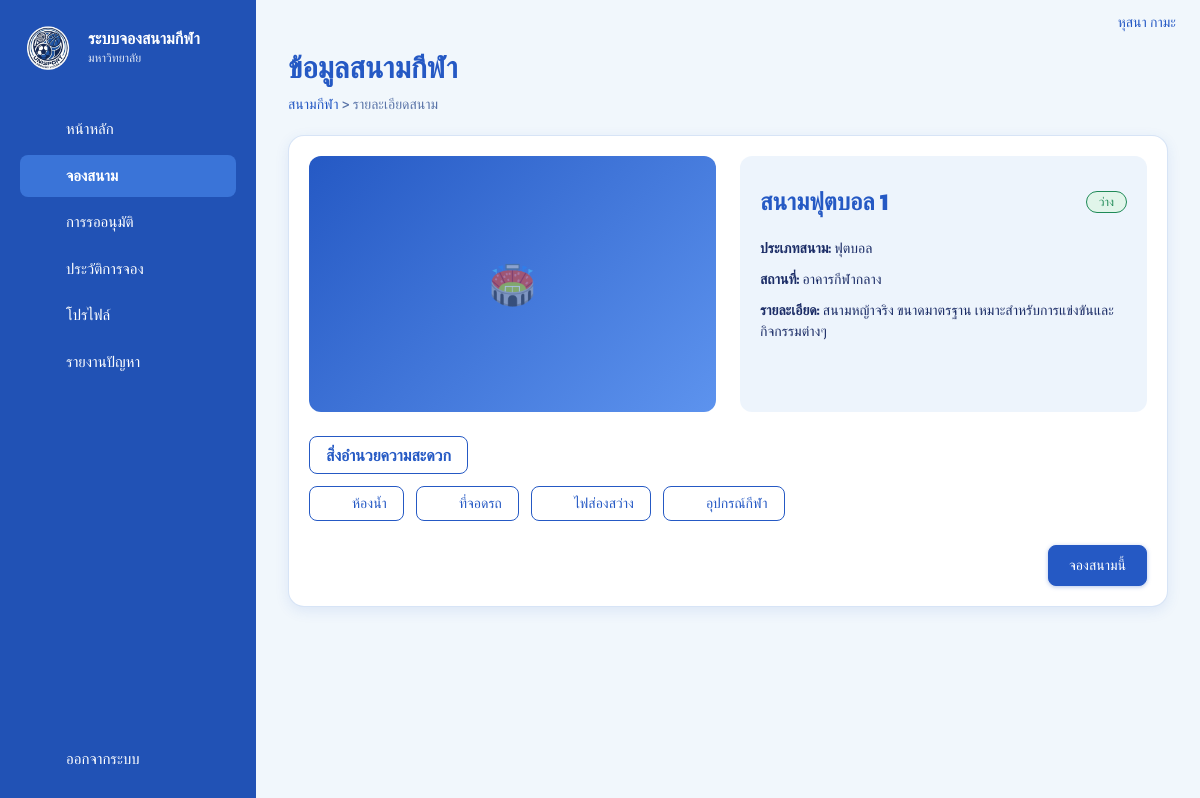
Screenshot of /unisport/field.php?id=1 (signed in) with the database file from the repository.
### tables this page shows
CREATE TABLE `users` (
  `id` int(10) UNSIGNED NOT NULL,
  `member_code` varchar(30) DEFAULT NULL,
  `first_name` varchar(60) NOT NULL,
  `last_name` varchar(60) NOT NULL DEFAULT '',
  `email` varchar(255) NOT NULL,
  `username` varchar(30) DEFAULT NULL,
  `phone` varchar(20) DEFAULT NULL,
  `avatar_url` varchar(500) DEFAULT NULL,
  `password_hash` varchar(255) NOT NULL,
  `role` enum('user','admin') NOT NULL DEFAULT 'user',
  `created_at` timestamp NOT NULL DEFAULT current_timestamp()
);

CREATE TABLE `fields` (
  `id` int(10) UNSIGNED NOT NULL,
  `code` varchar(10) NOT NULL,
  `name` varchar(80) NOT NULL,
  `sport_type` varchar(40) NOT NULL,
  `location` varchar(120) DEFAULT NULL,
  `description` text DEFAULT NULL,
  `image_url` varchar(500) DEFAULT NULL,
  `facilities` varchar(255) NOT NULL DEFAULT '',
  `status` enum('available','unavailable','maintenance') NOT NULL DEFAULT 'available',
  `created_at` timestamp NOT NULL DEFAULT current_timestamp()
);

### unisport/field.php (the view, shortened to what this page needs)
<?php
require __DIR__ . '/includes/bootstrap.php';
require __DIR__ . '/includes/layout.php';
require_login();
$f = fetch_one('SELECT * FROM fields WHERE id = ?', [(int)get('id')]);
shell_start('ข้อมูลสนามกีฬา', 'book');
page_title('ข้อมูลสนามกีฬา', '<a href="' . h(url('book.php')) . '">สนามกีฬา</a> &gt; รายละเอียดสนาม');
if (!$f): ?>
  <div class="card pad center muted">ไม่พบสนามนี้ <a href="<?= h(url('book.php')) ?>">กลับไปเลือกสนาม</a></div>
<?php else: ?>
  <div class="card pad">
    <div class="grid g2" style="gap:24px">
      <?= thumb($f['image_url'], $f['name'], 'h64 rounded') ?>
      <div class="detail-box">
        <div class="row-line" style="border:0"><h2 style="font-size:24px;color:var(--primary)"><?= h($f['name']) ?></h2><?= pill(FIELD_STATUS, $f['status']) ?></div>
        <p><b>ประเภทสนาม:</b> <?= h($f['sport_type']) ?></p>
        <p><b>สถานที่:</b> <?= h($f['location'] ?: '-') ?></p>
        <p><b>รายละเอียด:</b> <?= h($f['description'] ?: '-') ?></p>
      </div>
    </div>
    <span class="tag">สิ่งอำนวยความสะดวก</span>
    <div style="display:flex;flex-wrap:wrap;gap:12px;margin-top:12px">
      <?php $fac = facilities_list($f['facilities']); foreach ($fac as $x): ?>
        <span class="facility-chip"><?= nav_icon(FACILITY_ICONS[$x] ?? 'check-circle') ?> <?= h($x) ?></span>
      <?php endforeach; ?>
    </div>
    <div class="right" style="margin-top:24px">
      <?php if ($f['status'] === 'available'): ?>
        <a class="btn" href="<?= h(url('book.php?field=' . (int)$f['id'])) ?>">จองสนามนี้</a>
      <?php else: ?>
        <span style="color:var(--danger);font-size:14px">สนามนี้ยังไม่เปิดให้จองในขณะนี้</span>
      <?php endif; ?>
    </div>
  </div>
<?php endif;
shell_end();

### unisport/includes/layout.php (shortened to what this page needs)
<?php
function asset(string $p): string
{
    $file = ROOT_DIR . '/assets/' . ltrim($p, '/');
    return url('assets/' . ltrim($p, '/')) . (is_file($file) ? '?v=' . filemtime($file) : '');
}
function page_head(string $title, string $bodyClass = ''): void
{
    ?>
<!doctype html>
<html lang="th">
<head>
<link rel="stylesheet" href="<?= h(asset('css/style.css')) ?>">
</head>
<body class="<?= h($bodyClass) ?>">
<?php
}
function page_foot(): void
{
    ?>
</body>
</html>
<?php
}
function brand(string $title = APP_NAME, string $sub = 'มหาวิทยาลัย'): string
{
  return '<div class="brand"><img class="brand-logo" src="' . h(asset('logo.png')) . '" alt="โลโก้"><div class="brand-text"><div class="brand-title">'
        . h($title) . '</div><div class="brand-sub">' . h($sub) . '</div></div></div>';
}
function thumb(?string $src, string $alt, string $cls = ''): string
{
    $s = img_url($src);
  $available = $s !== '' && (
    preg_match('#^https?://#i', (string)$src)
    || is_file(ROOT_DIR . '/' . ltrim((string)$src, '/'))
  );
    return '<div class="thumb ' . h($cls) . '"><span class="thumb-ph">🏟️</span>'
    . ($available ? '<img src="' . h($s) . '" alt="' . h($alt) . '" loading="lazy" onerror="this.remove()">' : '')
        . '</div>';
}
function nav_icon(string $name): string
{
  return '<svg class="side-icon" aria-hidden="true" viewBox="0 0 24 24">' . ($paths[$name] ?? '') . '</svg>';
}
function member_nav(): array
{
    return [
    'dashboard' => ['dashboard.php', 'home', 'หน้าหลัก'],
    'book'      => ['book.php', 'calendar', 'จองสนาม'],
    'bookings'  => ['bookings.php', 'checklist', 'การรออนุมัติ'],
    'history'   => ['history.php', 'history', 'ประวัติการจอง'],
    'profile'   => ['profile.php', 'user', 'โปรไฟล์'],
    'report'    => ['report.php', 'alert', 'รายงานปัญหา'],
    ];
}
function shell_start(string $title, string $active, bool $admin = false): void
{
    $u   = current_user();
    $nav = $admin ? admin_nav() : member_nav();
    page_head($title);
    ?>
<div class="shell">
  <aside class="sidebar" id="sidebar">
    <?= brand($admin ? 'ผู้ดูแลระบบ' : APP_NAME, $admin ? APP_NAME : 'มหาวิทยาลัย') ?>
    <nav class="side-nav">
      <?php foreach ($nav as $key => [$href, $icon, $label]): ?>
        <a href="<?= h(url($href)) ?>" class="side-link pressable <?= $key === $active ? 'active' : '' ?>"><span class="ico"><?= nav_icon($icon) ?></span> <?= h($label) ?></a>
      <?php endforeach; ?>
    </nav>
    <div class="side-bottom">
      <form method="post" action="<?= h(url('logout.php')) ?>">
        <button class="side-link side-btn" type="submit"><span class="ico"><?= nav_icon('logout') ?></span> ออกจากระบบ</button>
      </form>
    </div>
  </aside>
  <main class="main">
    <header class="topbar">
      <div class="topbar-user">
        <?= h(user_name($u) ?: ($u['email'] ?? '')) ?>
      </div>
    </header>
    <div class="content">
<?php
}
function shell_end(): void
{
    echo "    </div>\n  </main>\n</div>\n";
    page_foot();
}
function page_title(string $title, string $sub = '', string $actionHtml = ''): void
{
    echo '<div class="page-title"><div><h1>' . h($title) . '</h1>'
        . ($sub !== '' ? '<p class="muted">' . $sub . '</p>' : '')
        . '</div>' . $actionHtml . '</div>';
}

### unisport/assets/css/style.css (style rules this page uses)
:root { --bg: #f1f7fc; --fg: #1b2c66; --card: #fff; --primary: #2559c4; --primary-fg: #fff; --secondary: #e4eefa; --accent: #dce9fb; --muted: #5a74a8; --border: #bcd3f0; --input: #6c9bea; --ring: #3d7be0; --sidebar: #2152b5; --sidebar-accent: #3a74d8; --success: #1f8a57; --success-soft: #e1f5ea; --warning: #b27d0c; --warning-soft: #fcf1d4; --danger: #dc2626; --danger-soft: #fde8e6; --hero-overlay: rgba(23, 53, 138, .78); --radius: 12px; }
*, *::before, *::after { box-sizing: border-box; }
html { -webkit-text-size-adjust: 100%; }
body { margin: 0; background: var(--bg); color: var(--fg); font-family: "Kanit", "Leelawadee UI", Tahoma, system-ui, sans-serif; line-height: 1.5; }
a { color: var(--primary); text-decoration: none; }
img { max-width: 100%; }
h1, h2, h3 { margin: 0; }
.muted { color: var(--muted); }
.right { text-align: right; }
.btn, .btn-outline { display: inline-flex; align-items: center; justify-content: center; gap: 8px; border-radius: 8px; padding: 9px 20px; font: inherit; font-size: 14px; font-weight: 500; cursor: pointer; text-decoration: none !important; border: 1px solid var(--primary); }
.btn { background: var(--primary); color: var(--primary-fg); box-shadow: 0 1px 4px rgba(37, 89, 196, .35); }
.card { background: var(--card); border: 1px solid rgba(188, 211, 240, .6); border-radius: 16px; box-shadow: 0 4px 14px rgba(37, 89, 196, .1); }
.pad { padding: 20px; }
.pressable { transition: transform .15s ease, box-shadow .15s ease, background-color .15s ease; }
a.pressable, a.card { color: inherit; text-decoration: none; }
.shell { min-height: 100vh; display: flex; }
.sidebar { width: 256px; flex: none; background: var(--sidebar); color: #fff; padding: 20px; display: flex; flex-direction: column; position: sticky; top: 0; height: 100vh; overflow-y: auto; z-index: 40; }
.side-nav { margin-top: 32px; display: flex; flex-direction: column; gap: 4px; }
.side-link { display: flex; align-items: center; gap: 12px; padding: 10px 12px; border-radius: 8px; color: #fff; font-size: 15px; text-decoration: none !important; background: none; border: 0; font-family: inherit; cursor: pointer; width: 100%; text-align: left; }
.side-link.active { background: var(--sidebar-accent); font-weight: 600; }
.ico { display: inline-flex; align-items: center; justify-content: center; width: 22px; flex: none; line-height: 0; }
.side-icon { display: block; width: 22px; height: 22px; fill: none; stroke: currentColor; stroke-width: 2; stroke-linecap: round; stroke-linejoin: round; }
.side-bottom { margin-top: auto; display: flex; flex-direction: column; gap: 4px; padding-top: 16px; }
.main { flex: 1; min-width: 0; }
.topbar { display: flex; align-items: center; justify-content: space-between; padding: 12px 24px; }
.topbar-user { margin-left: auto; display: flex; align-items: center; gap: 8px; font-size: 14px; color: var(--primary); }
.content { padding: 0 32px 40px; }
.page-title { display: flex; flex-wrap: wrap; align-items: flex-end; justify-content: space-between; gap: 12px; margin-bottom: 20px; }
.page-title h1 { font-size: 30px; font-weight: 700; color: var(--primary); }
.page-title p { margin: 4px 0 0; font-size: 14px; }
.brand { display: flex; align-items: center; gap: 12px; }
.brand-logo { width: 56px; height: 56px; border-radius: 50%; object-fit: cover; flex: none; }
.brand-title { font-weight: 600; line-height: 1.2; }
.brand-sub { font-size: 12px; opacity: .85; }
.grid { display: grid; gap: 16px; }
.g2 { grid-template-columns: repeat(2, 1fr); }
.thumb { position: relative; overflow: hidden; background: linear-gradient(135deg, #2559c4, #5d93ee); display: grid; place-items: center; }
.thumb-ph { font-size: 38px; opacity: .55; }
.h64 { height: 256px; }
.rounded { border-radius: 12px; }
.facility-chip { display: inline-flex; align-items: center; gap: 6px; border: 1px solid var(--primary); color: var(--primary); border-radius: 8px; padding: 6px 16px; font-size: 14px; }
.facility-chip .side-icon { width: 20px; height: 20px; stroke-width: 1.8; }
.detail-box { background: rgba(228, 238, 250, .65); border-radius: 12px; padding: 20px; font-size: 14px; }
.detail-box p { margin: 10px 0; }
.tag { display: inline-block; margin-top: 24px; border: 1px solid var(--primary); border-radius: 8px; padding: 6px 16px; font-weight: 600; color: var(--primary); }
.row-line { display: flex; justify-content: space-between; align-items: center; gap: 8px; padding: 8px 0; border-bottom: 1px solid var(--border); font-size: 14px; }

### rows the page displays
users: user_name($u) ?: ($u['email'] ?? '') "หุสนา กามะ"
fields: name "สนามฟุตบอล 1", sport_type "ฟุตบอล", location "อาคารกีฬากลาง", description "สนามหญ้าจริง ขนาดมาตรฐาน เหมาะสำหรับการแข่งขันและกิจกรรมต่างๆ", facilities "ห้องน้ำ", facilities "ที่จอดรถ", facilities "ไฟส่องสว่าง", facilities "อุปกรณ์กีฬา"

### other values shown
$title "ระบบจองสนามกีฬา"
$sub "มหาวิทยาลัย"
$label "หน้าหลัก"
$label "จองสนาม"
$label "การรออนุมัติ"
$label "ประวัติการจอง"
$label "โปรไฟล์"
$label "รายงานปัญหา"
$title "ข้อมูลสนามกีฬา"
$sub "สนามกีฬา > รายละเอียดสนาม"
$label "ว่าง"
